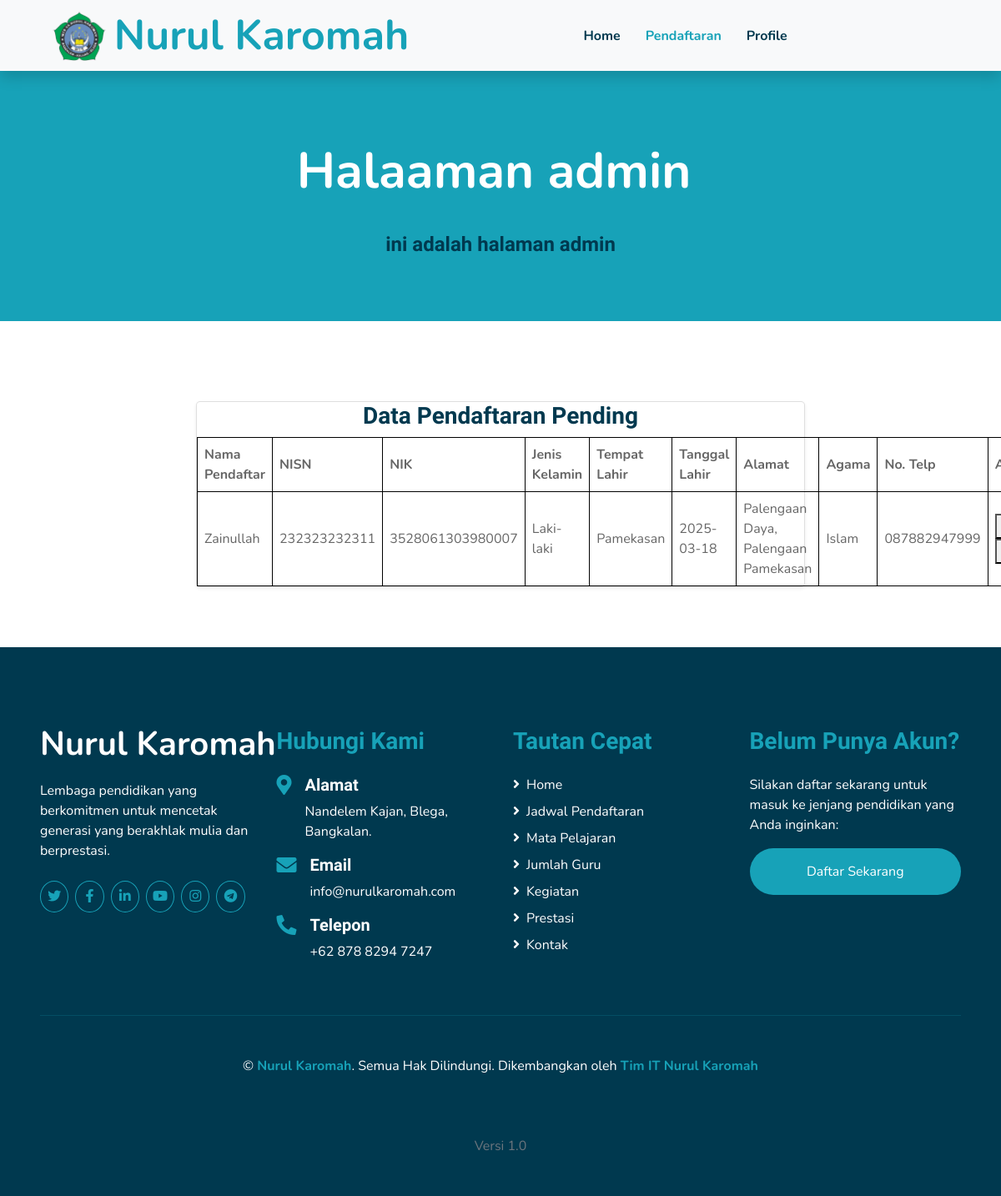
The page /admin/test.php (signed in) on the database as committed earlier.
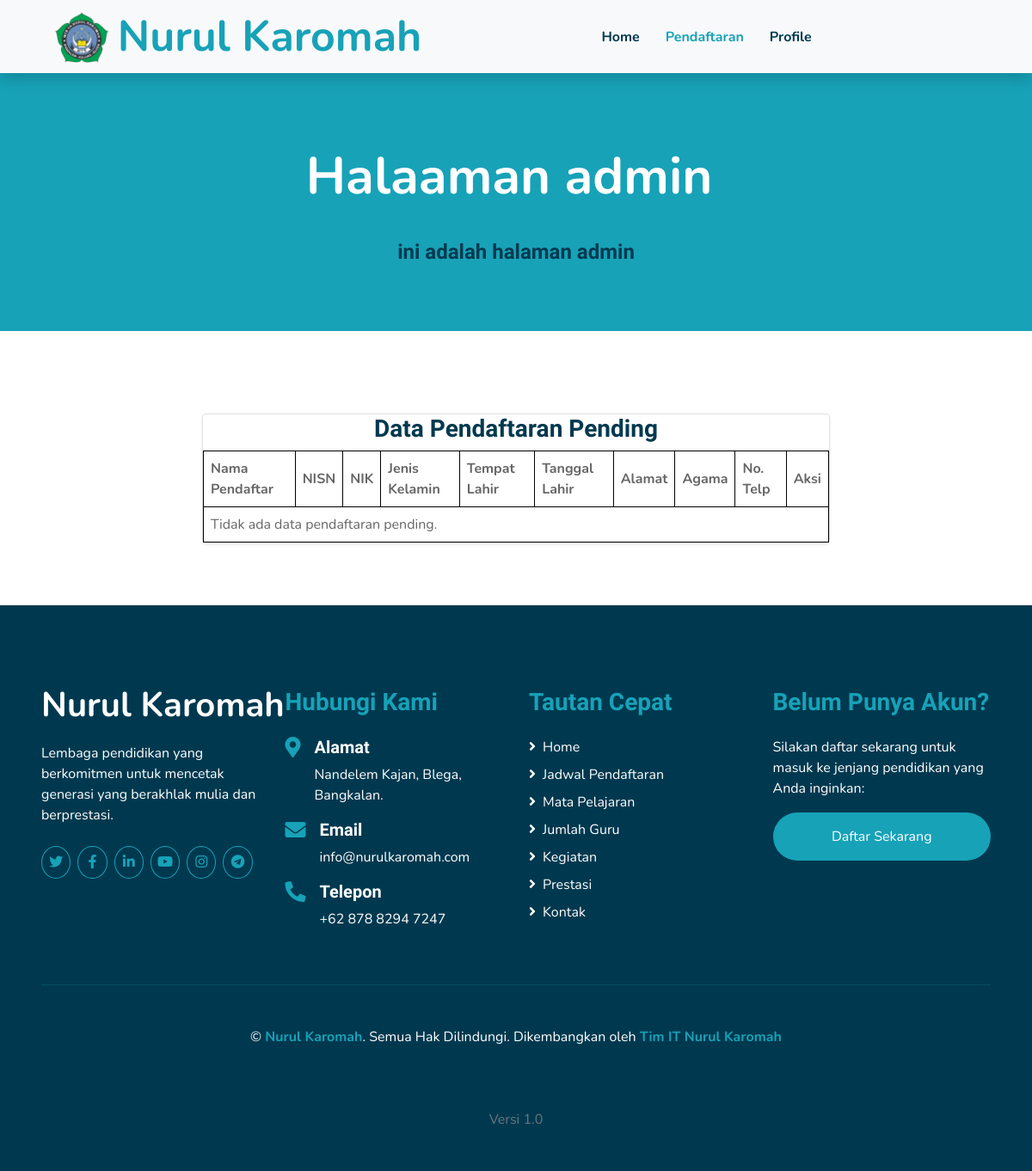
The same page on the database as committed later.
### tables this page shows
CREATE TABLE `pendaftar` (
  `pendaftar_id` int(11) NOT NULL,
  `user_id` int(11) NOT NULL,
  `nisn` varchar(20) NOT NULL,
  `nik` varchar(20) NOT NULL,
  `nama_lengkap` varchar(255) NOT NULL,
  `jenis_kelamin` enum('Laki-laki','Perempuan') NOT NULL,
  `tempat_lahir` varchar(100) NOT NULL,
  `tanggal_lahir` date NOT NULL,
  `alamat_lengkap` text NOT NULL,
  `agama` enum('Islam','Kristen','Katolik','Hindu','Buddha','Konghucu') NOT NULL,
  `no_telp` varchar(15) NOT NULL,
  `status` enum('Pending','Diterima','Ditolak') DEFAULT 'Pending',
  `province_id` char(2) NOT NULL,
  `regency_id` char(4) NOT NULL,
  `district_id` char(7) NOT NULL,
  `village_id` char(10) NOT NULL,
  `jadwal_pendaftaran_id` int(11) DEFAULT NULL,
  `orang_tua_wali_id` int(11) DEFAULT NULL,
  `asal_sekolah_id` int(11) DEFAULT NULL,
  `berkas_pendaftaran_id` int(11) DEFAULT NULL
);

CREATE TABLE `users` (
  `user_id` int(11) NOT NULL,
  `username` varchar(100) NOT NULL,
  `password` varchar(255) NOT NULL,
  `email` varchar(255) NOT NULL
);

### admin/test.php (the view, shortened to what this page needs)
<?php
include '../config/config.php';
$sql = "SELECT p.*, u.username AS nama_user FROM pendaftar p JOIN users u ON p.user_id = u.user_id WHERE p.status = 'Pending'";
$result = $conn->query($sql);
?>
<!DOCTYPE html>
<html lang="en">
<head>
    <link href="https://cdnjs.cloudflare.com/ajax/libs/font-awesome/5.10.0/css/all.min.css" rel="stylesheet">
    <link href="lib/flaticon/font/flaticon.css" rel="stylesheet">
    <link href="lib/owlcarousel/assets/owl.carousel.min.css" rel="stylesheet">
    <link href="lib/lightbox/css/lightbox.min.css" rel="stylesheet">
    <link href="../../css/style.css" rel="stylesheet">
</head>
<body>
    <div class="container-fluid bg-light position-relative shadow">
        <nav class="navbar navbar-expand-lg bg-light navbar-light py-3 py-lg-0 px-0 px-lg-5">
            <a href="" class="navbar-brand font-weight-bold text-secondary" style="font-size: 50px; display: inline-flex; align-items: center;">
                <img src="../../img/nurul.png" alt="Logo" style="height: 60px; margin-right: 10px;">
                <span class="text-primary">Nurul Karomah</span>
            </a>
            <div class="collapse navbar-collapse justify-content-between" id="navbarCollapse">
                <div class="navbar-nav font-weight-bold mx-auto py-0">
                    <a href="../../user/dashboard.php" class="nav-item nav-link">Home</a>
                    <a href="../../user/jadwal/jadwal_pendaftaran.php" class="nav-item nav-link active">Pendaftaran</a>
                    <a href="../../user/profile.php" class="nav-item nav-link ">Profile</a>
                </div>
            </div>
        </nav>
    </div>
    <div class="container-fluid bg-primary mb-5">
        <div class="d-flex flex-column align-items-center justify-content-center" style="min-height: 300px">
            <a href="" class="navbar-brand font-weight-bold text-secondary" style="font-size: 60px; display: inline-flex; align-items: center;">
                <span class="text-white">Halaaman admin</span>
            </a>
            <br>
            <h4>ini adalah halaman admin</h4>
        </div>
    </div>
    <div class="container-fluid pt-5">
        <div class="container pb-3">
            <div class="text-center pb-2">
                <div class="row">
                    <div class="col-md-8 mx-auto">
                        <div class="card shadow-sm">
                            <h3>Data Pendaftaran Pending</h3>
                            <table>
                                <thead>
                                    <tr>
                                        <th>Nama Pendaftar</th>
                                        <th>NISN</th>
                                        <th>NIK</th>
                                        <th>Jenis Kelamin</th>
                                        <th>Tempat Lahir</th>
                                        <th>Tanggal Lahir</th>
                                        <th>Alamat</th>
                                        <th>Agama</th>
                                        <th>No. Telp</th>
                                        <th>Aksi</th>
                                    </tr>
                                </thead>
                                <tbody>
                                    <?php
                                    if ($result->num_rows > 0) {
                                        while ($row = $result->fetch_assoc()) {
                                            echo "<tr id='row_" . $row['pendaftar_id'] . "'>";
                                            echo "<td>" . $row['nama_user'] . "</td>";
                                            echo "<td>" . $row['nisn'] . "</td>";
                                            echo "<td>" . $row['nik'] . "</td>";
                                            echo "<td>" . $row['jenis_kelamin'] . "</td>";
                                            echo "<td>" . $row['tempat_lahir'] . "</td>";
                                            echo "<td>" . $row['tanggal_lahir'] . "</td>";
                                            echo "<td>" . $row['alamat_lengkap'] . "</td>";
                                            echo "<td>" . $row['agama'] . "</td>";
                                            echo "<td>" . $row['no_telp'] . "</td>";
                                            echo "<td>
                            <button onclick='terimaPendaftaran(" . $row['pendaftar_id'] . ")'>Terima</button>
                            <button onclick='tolakPendaftaran(" . $row['pendaftar_id'] . ")'>Tolak</button>
                          </td>";
                                            echo "</tr>";
                                        }
                                    } else {
                                        echo "<tr><td colspan='10'>Tidak ada data pendaftaran pending.</td></tr>";
                                    }
                                    ?>
                                </tbody>
                            </table>
                        </div>
                    </div>
                </div>
            </div>
        </div>
    </div>
</body>
</html>

Rows that differ between the two databases and show on the page:
removed pendaftar: user.username "Zainullah", nisn "232323232311", nik "3528061303980007", jenis_kelamin "Laki-laki", tempat_lahir "Pamekasan", tanggal_lahir "2025-03-18", alamat_lengkap "Palengaan Daya, Palengaan Pamekasan", agama "Islam", no_telp "087882947999"
Other text that changed with them:
text now shown: "Tidak ada data pendaftaran pending."
